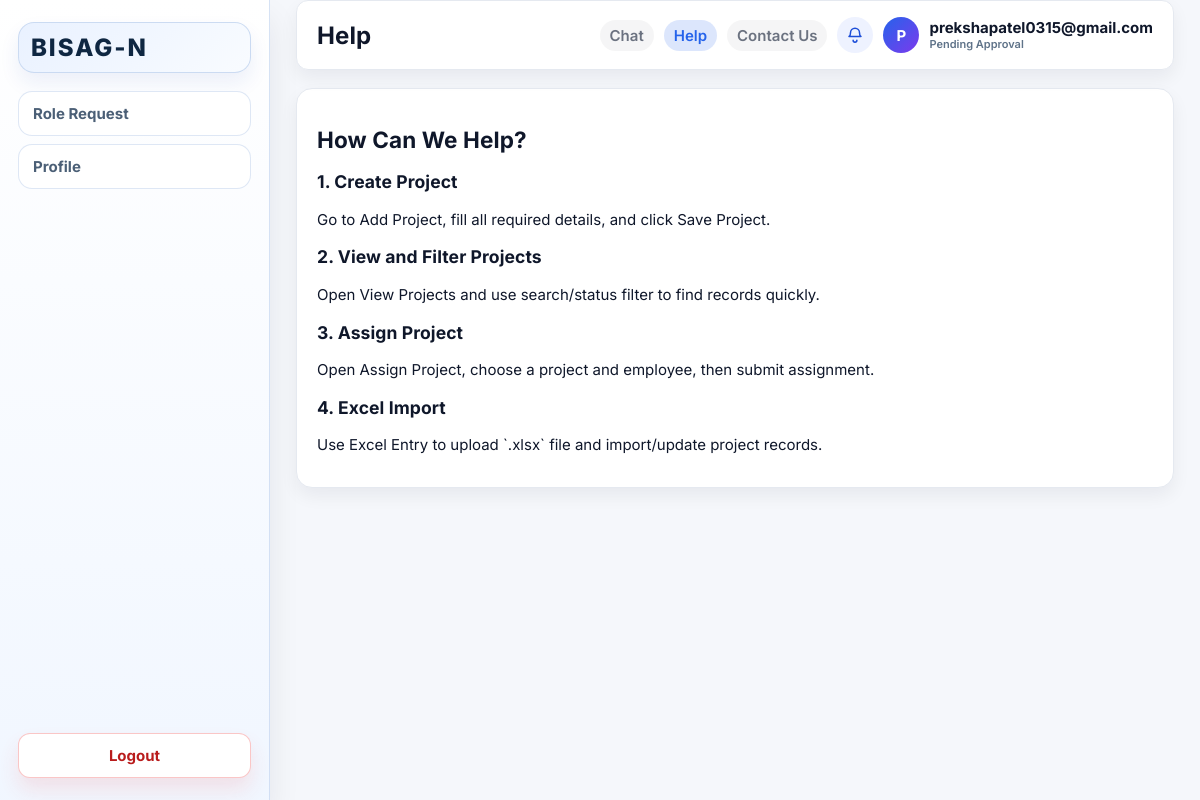
The app's page /help/ (signed in) with its own data.
### core/models.py (models this page shows, shortened)
class User(AbstractUser):
    class Role(models.TextChoices):
        SUPER_ADMIN = "super_admin", "Super Admin"
        DIRECTOR = "director", "Director"
        PROJECT_DIRECTOR = "project_director", "Project Director"
        PROJECT_MANAGER = "project_manager", "Project Manager"
        ASSISTANT_PROJECT_MANAGER = "assistant_project_manager", "Assistant Project Manager"
        DEVELOPER = "developer", "Developer"
        PENDING = "pending", "Pending Approval"
    role = models.CharField(max_length=40, choices=Role.choices)

### core/views.py (the view)
# urls.py: path("help/", help_view, name="help_page"),
@login_required
def help_view(request):
    return render(request, "core/director_help.html")

### templates/core/director_help.html (shortened to what this page needs)
{% load static %}
<!DOCTYPE html>
<html lang="en">
<head>
    <link rel="stylesheet" href="{% static 'core/styles.css' %}">
</head>
<body class="director-page">
    <div class="director-layout">
        {% with active_page="help_page" %}
            {% include "core/sidebar.html" %}
        {% endwith %}
        <div class="director-content">
            {% include "core/topbar.html" with page_title="Help" topbar_active="help" %}
            <section class="panel help-panel">
                <h2>How Can We Help?</h2>
                <article class="help-item">
                    <h3>1. Create Project</h3>
                    <p>Go to Add Project, fill all required details, and click Save Project.</p>
                </article>
                <article class="help-item">
                    <h3>2. View and Filter Projects</h3>
                    <p>Open View Projects and use search/status filter to find records quickly.</p>
                </article>
                <article class="help-item">
                    <h3>3. Assign Project</h3>
                    <p>Open Assign Project, choose a project and employee, then submit assignment.</p>
                </article>
                <article class="help-item">
                    <h3>4. Excel Import</h3>
                    <p>Use Excel Entry to upload `.xlsx` file and import/update project records.</p>
                </article>
            </section>
        </div>
    </div>
</body>
</html>

### templates/core/topbar.html (shortened to what this page needs)
<header class="director-topbar">
    <h1>{{ page_title }}</h1>
    <div class="director-user">
        <a class="top-action-link{% if topbar_active == 'chat' %} top-action-active{% endif %}" href="{% url 'chat_page' %}">Chat</a>
        <a class="top-action-link{% if topbar_active == 'help' %} top-action-active{% endif %}" href="{% url 'help_page' %}">Help</a>
        <a class="top-action-link{% if topbar_active == 'contact' %} top-action-active{% endif %}" href="{% url 'contact_us' %}">Contact Us</a>
        <a class="notify-btn" href="{% url 'notifications_page' %}" aria-label="Notifications">
            <svg class="notify-icon" viewBox="0 0 24 24" aria-hidden="true">
                <path d="M6 9a6 6 0 1 1 12 0c0 4 2 5 2 5H4s2-1 2-5Z" fill="none" stroke="currentColor" stroke-width="2" stroke-linejoin="round"/>
                <path d="M9.5 19a2.5 2.5 0 0 0 5 0" fill="none" stroke="currentColor" stroke-width="2" stroke-linecap="round"/>
            </svg>
        </a>
        <div class="avatar">{{ user.username|slice:":1"|upper }}</div>
        <div class="topbar-user-meta">
            <span class="topbar-user-email">{{ user.email|default:user.username }}</span>
            <span class="topbar-user-role">{{ user.get_role_display|default:"" }}</span>
        </div>
    </div>
</header>

### core/static/core/styles.css (style rules this page uses)
:root { --font-body: "Inter", "Segoe UI", Tahoma, Geneva, Verdana, sans-serif; --font-display: "Inter", "Segoe UI", Tahoma, Geneva, Verdana, sans-serif; --bg: #f5f7fb; --bg-soft: #eef2f7; --surface: #ffffff; --surface-alt: #f6f8fb; --nav: #ffffff; --nav-soft: #f8fafc; --text: #0f172a; --muted: #6b7280; --border: #e5e9f0; --accent: #2563eb; --accent-2: #0ea5e9; --accent-3: #f59e0b; --accent-4: #ef4444; --accent-5: #7c3aed; --shadow: 0 18px 36px rgba(15, 23, 42, 0.08); --shadow-soft: 0 8px 18px rgba(15, 23, 42, 0.06); --radius-lg: 16px; --radius-md: 12px; --radius-sm: 8px; }
* { box-sizing: border-box; }
body { margin: 0; font-family: var(--font-body); font-size: 15px; color: var(--text); background: linear-gradient(180deg, #f9fbff 0%, #f5f7fb 100%); min-height: 100vh; overflow: hidden; }
a { color: inherit; text-decoration: none; }
h1, h2, h3, h4 { font-family: var(--font-display); letter-spacing: 0.005em; }
.director-page { background: var(--bg); }
.director-layout { display: grid; grid-template-columns: 270px 1fr; height: 100vh; }
.director-content { padding: 0 26px 32px; overflow-y: auto; height: 100vh; }
.director-topbar { background: #fff; border-radius: var(--radius-md); padding: 16px 20px; margin: 0 0 18px; display: flex; justify-content: space-between; align-items: center; position: sticky; top: 0; z-index: 10; border: 1px solid var(--border); box-shadow: var(--shadow-soft); }
.director-topbar h1 { margin: 0; font-size: 24px; color: var(--text); }
.director-user { display: flex; align-items: center; gap: 10px; font-weight: 600; color: var(--muted); }
.top-action-link { color: var(--muted); font-weight: 600; padding: 6px 10px; border-radius: 999px; background: rgba(15, 23, 42, 0.04); }
.top-action-active { color: var(--accent); background: rgba(37, 99, 235, 0.16); }
.notify-btn { width: 36px; height: 36px; border-radius: 50%; display: inline-flex; align-items: center; justify-content: center; background: #eef2ff; color: #1d4ed8; }
.notify-icon { width: 18px; height: 18px; }
.avatar { width: 36px; height: 36px; border-radius: 50%; display: inline-flex; align-items: center; justify-content: center; background: linear-gradient(135deg, var(--accent), var(--accent-5)); color: #fff; font-weight: 700; }
.topbar-user-meta { display: flex; flex-direction: column; gap: 2px; line-height: 1.1; }
.topbar-user-email { color: var(--text); font-weight: 700; font-size: 15px; }
.topbar-user-role { font-size: 11px; color: #5f7389; font-weight: 600; }
.panel { background: var(--surface); border-radius: var(--radius-lg); padding: 18px 20px; border: 1px solid var(--border); box-shadow: var(--shadow-soft); }

### records on screen
User: username "P", email "prekshapatel0315@gmail.com", role "Pending Approval"

### other values on screen
{{ page_title }} "Help"
